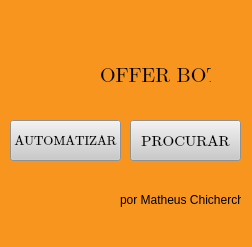
<?xml version="1.0" encoding="UTF-8"?>
<ui version="4.0">
 <class>MainWindow</class>
 <widget class="QMainWindow" name="MainWindow">
  <property name="geometry">
   <rect>
    <x>0</x>
    <y>0</y>
    <width>252</width>
    <height>247</height>
   </rect>
  </property>
  <property name="font">
   <font>
    <pointsize>8</pointsize>
   </font>
  </property>
  <property name="windowTitle">
   <string>OFFER BOT</string>
  </property>
  <property name="windowIcon">
   <iconset>
    <normaloff>imagens/22278owl_98790.ico</normaloff>imagens/22278owl_98790.ico</iconset>
  </property>
  <property name="styleSheet">
   <string notr="true">background-color: rgb(247, 149, 31);</string>
  </property>
  <widget class="QWidget" name="centralwidget">
   <widget class="QLabel" name="label">
    <property name="geometry">
     <rect>
      <x>40</x>
      <y>10</y>
      <width>61</width>
      <height>91</height>
     </rect>
    </property>
    <property name="text">
     <string/>
    </property>
    <property name="pixmap">
     <pixmap>imagens/coruja.png</pixmap>
    </property>
   </widget>
   <widget class="QPushButton" name="pushButton">
    <property name="geometry">
     <rect>
      <x>130</x>
      <y>120</y>
      <width>111</width>
      <height>41</height>
     </rect>
    </property>
    <property name="font">
     <font>
      <family>Cambria Math</family>
      <pointsize>11</pointsize>
     </font>
    </property>
    <property name="styleSheet">
     <string notr="true">background-color: rgb(202, 202, 202);</string>
    </property>
    <property name="text">
     <string>PROCURAR</string>
    </property>
   </widget>
   <widget class="QLabel" name="label_2">
    <property name="geometry">
     <rect>
      <x>100</x>
      <y>50</y>
      <width>111</width>
      <height>51</height>
     </rect>
    </property>
    <property name="font">
     <font>
      <family>Cambria Math</family>
      <pointsize>15</pointsize>
     </font>
    </property>
    <property name="text">
     <string>OFFER BOT</string>
    </property>
   </widget>
   <widget class="QPushButton" name="pushButton_2">
    <property name="geometry">
     <rect>
      <x>10</x>
      <y>120</y>
      <width>111</width>
      <height>41</height>
     </rect>
    </property>
    <property name="font">
     <font>
      <family>Cambria Math</family>
      <pointsize>10</pointsize>
     </font>
    </property>
    <property name="styleSheet">
     <string notr="true">background-color: rgb(202, 202, 202);</string>
    </property>
    <property name="text">
     <string>AUTOMATIZAR</string>
    </property>
   </widget>
   <widget class="QLabel" name="label_3">
    <property name="geometry">
     <rect>
      <x>150</x>
      <y>180</y>
      <width>121</width>
      <height>20</height>
     </rect>
    </property>
    <property name="text">
     <string/>
    </property>
   </widget>
   <widget class="QLabel" name="label_4">
    <property name="geometry">
     <rect>
      <x>120</x>
      <y>190</y>
      <width>121</width>
      <height>20</height>
     </rect>
    </property>
    <property name="text">
     <string>por Matheus Chicherchio</string>
    </property>
   </widget>
  </widget>
  <widget class="QMenuBar" name="menubar">
   <property name="geometry">
    <rect>
     <x>0</x>
     <y>0</y>
     <width>252</width>
     <height>21</height>
    </rect>
   </property>
  </widget>
  <widget class="QStatusBar" name="statusbar"/>
 </widget>
 <resources/>
 <connections/>
</ui>
